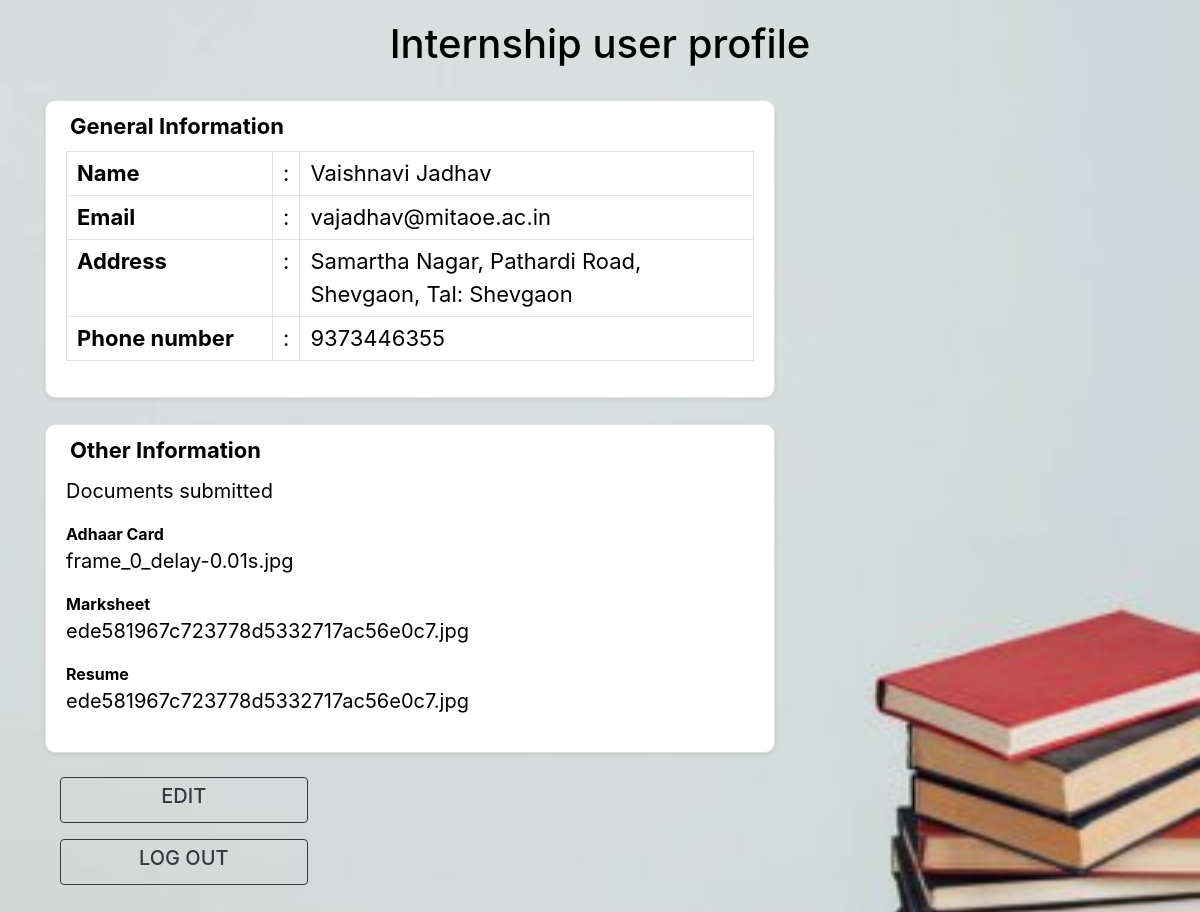
The app's page /profile/ (signed in), older data.
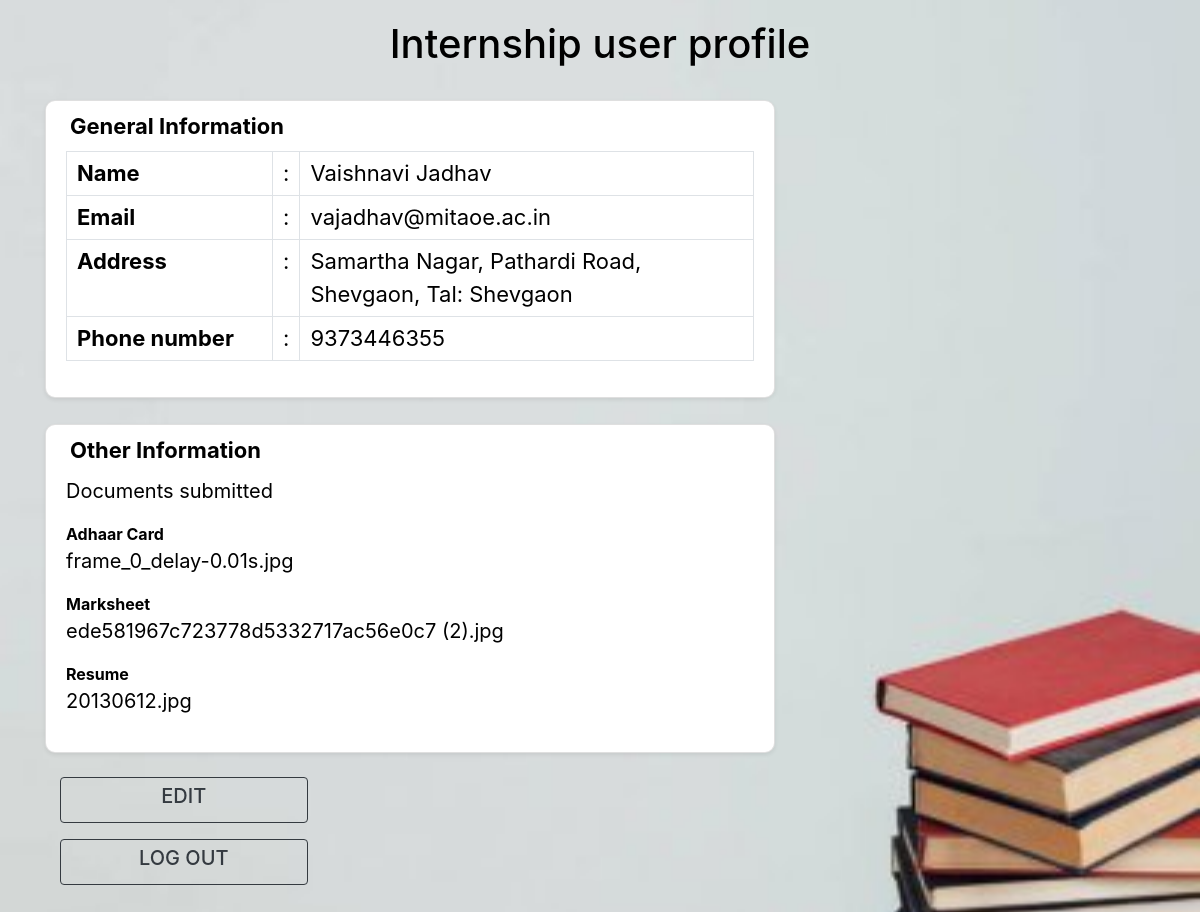
The same page, newer data.
### Home/models.py (models this page shows)
class CustomUser(AbstractUser):
  contact = PhoneNumberField()
  class Meta:
    ordering = ['first_name','last_name','email',]

class Application(models.Model):
  F_key = models.ForeignKey(CustomUser,default=None,on_delete=models.CASCADE, unique=True)
  address = models.TextField(max_length=250)
  resume = models.FileField()
  aadhar = models.FileField()
  Marksheet = models.FileField()

### Home/views.py (the view)
# urls.py: path('profile/', views.profile, name="profile"),
def profile(request):
    if request.user.is_anonymous:
        messages.error('You are not logged in')
        return redirect(reverse('Home:login'))
    app = Application.objects.filter(F_key=request.user)
    if not app:
        messages.error(request,'Please fill application form first')
        return redirect(reverse('Home:application'))
    app = Application.objects.values('address','resume','Marksheet','aadhar').get(F_key=request.user)
    return render(request, 'html/index.html',{'addr':app['address'],'resume':app['resume'],'marks':app['Marksheet'],'aadhar':app['aadhar']})

### Home/templates/html/index.html (shortened to what this page needs)
<!DOCTYPE html>
{% load static %}
<html lang="en">
<head>
<link href="https://fonts.googleapis.com/css?family=Lato:300,400,700,900&display=swap" rel="stylesheet"><link rel='stylesheet' href='https://cdnjs.cloudflare.com/ajax/libs/twitter-bootstrap/4.1.3/css/bootstrap.min.css'>
	    <link rel="stylesheet" href="{% static 'style.css' %}">
</head>
<body>
<header class="ScriptHeader">
    <div class="rt-container">
    	<div class="col-rt-12">
        	<div class="rt-heading">
            	<h1 style="text-align:center;" >Internship user profile</h1>
            </div>
        </div>
    </div>
</header>
<section>
    <div class="rt-container">
          <div class="col-rt-12">
              <div class="Scriptcontent">
<div class="user-profile py-4">
  <div class="container">
    <div class="row">
      <div class="col-lg-8">
        <div class="card shadow-sm">
          <div class="card-header bg-transparent border-0">
            <h3 class="mb-0"><i class="far fa-clone pr-1"></i>General Information</h3>
          </div>
          <div class="card-body pt-0">
            <table class="table table-bordered">
              <tr>
                <th width="30%">Name</th>
                <td width="2%">:</td>
                <td>{{request.user.first_name}} {{request.user.last_name}}</td>
              </tr>
              <tr>
                <th width="30%">Email	</th>
                <td width="2%">:</td>
                <td>{{request.user.email}}</td>
              </tr>
              <tr>
                <th width="30%">Address</th>
                <td width="2%">:</td>
                <td>{{addr}}</td>
              </tr>
              <tr>
                <th width="30%">Phone number</th>
                <td width="2%">:</td>
                <td>{{request.user.contact}}</td>
              </tr>
            </table>
          </div>
        </div>
          <div style="height: 26px"></div>
        <div class="card shadow-sm">
          <div class="card-header bg-transparent border-0">
            <h3 class="mb-0"><i class="far fa-clone pr-1"></i>Other Information</h3>
          </div>
          <div class="card-body pt-0">
              <p>Documents submitted</p>
              <b>Adhaar Card</b><p>{{aadhar}}</p>
              <b>Marksheet</b><p>{{marks}}</p>
              <b>Resume</b><p>{{resume}}</p>
          </div>
        </div>
      </div>
    </div>
  </div>
</div>
<div class="container">
  <div class="col-sm-3">
    <button class="btn btn-outline-dark w-100 mb-3" name="submit" value="submit" type="submit" onclick="check()"><h5>EDIT</h5>
    </button>
    <button class="btn btn-outline-dark w-100 mb-3" name="submit" value="submit" type="submit" onclick="logout()"><h5>LOG OUT</h5>
    </button>
</div>
</div>
    		</div>
		</div>
    </div>
</section>
	</body>
</html>

### Home/static/style.css (style rules this page uses)
body { background-image: url('abb.jpg'); background-size: cover; background-position:center; background-repeat: no-repeat; margin: 20px; font-family:-apple-system, BlinkMacSystemFont, 'Segoe UI', Roboto, Oxygen, Ubuntu, Cantarell, 'Open Sans', 'Helvetica Neue', sans-serif; color: #000; }
.user-profile .card { border-radius: 10px; }
.user-profile .card h3 { font-size: 22px; font-weight: 700; }
.user-profile .card p { font-size: 20px; color: #000; }
.user-profile .table th, .user-profile .table td { font-size: 22px; padding: 5px 10px; color: #000; }

Row changes from the older to the newer data that the page shows:
changed Application "Samartha Nagar, Pathardi Road, Shevgaon, Tal: Shevgaon": Marksheet (not shown) → "ede581967c723778d5332717ac56e0c7 (2).jpg"; resume (not shown) → "20130612.jpg"
Text that changed along with them:
{{ marks }}: "ede581967c723778d5332717ac56e0c7.jpg" → (not shown)
{{ resume }}: "ede581967c723778d5332717ac56e0c7.jpg" → (not shown)
